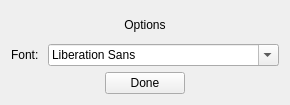
<?xml version="1.0" encoding="UTF-8"?>
<ui version="4.0">
 <class>Form</class>
 <widget class="QWidget" name="Form">
  <property name="geometry">
   <rect>
    <x>0</x>
    <y>0</y>
    <width>290</width>
    <height>105</height>
   </rect>
  </property>
  <property name="sizePolicy">
   <sizepolicy hsizetype="Fixed" vsizetype="Fixed">
    <horstretch>0</horstretch>
    <verstretch>0</verstretch>
   </sizepolicy>
  </property>
  <property name="windowTitle">
   <string>Form</string>
  </property>
  <layout class="QVBoxLayout" name="verticalLayout">
   <item>
    <widget class="QLabel" name="label">
     <property name="text">
      <string>Options</string>
     </property>
     <property name="alignment">
      <set>Qt::AlignCenter</set>
     </property>
    </widget>
   </item>
   <item>
    <layout class="QHBoxLayout" name="horizontalLayout">
     <item>
      <widget class="QLabel" name="label_2">
       <property name="text">
        <string>Font:</string>
       </property>
      </widget>
     </item>
     <item>
      <widget class="QFontComboBox" name="fontBox"/>
     </item>
    </layout>
   </item>
   <item>
    <layout class="QHBoxLayout" name="horizontalLayout_2">
     <item>
      <spacer name="horizontalSpacer">
       <property name="orientation">
        <enum>Qt::Horizontal</enum>
       </property>
       <property name="sizeHint" stdset="0">
        <size>
         <width>40</width>
         <height>20</height>
        </size>
       </property>
      </spacer>
     </item>
     <item>
      <widget class="QPushButton" name="done">
       <property name="text">
        <string>Done</string>
       </property>
      </widget>
     </item>
     <item>
      <spacer name="horizontalSpacer_2">
       <property name="orientation">
        <enum>Qt::Horizontal</enum>
       </property>
       <property name="sizeHint" stdset="0">
        <size>
         <width>40</width>
         <height>20</height>
        </size>
       </property>
      </spacer>
     </item>
    </layout>
   </item>
  </layout>
 </widget>
 <resources/>
 <connections/>
</ui>
